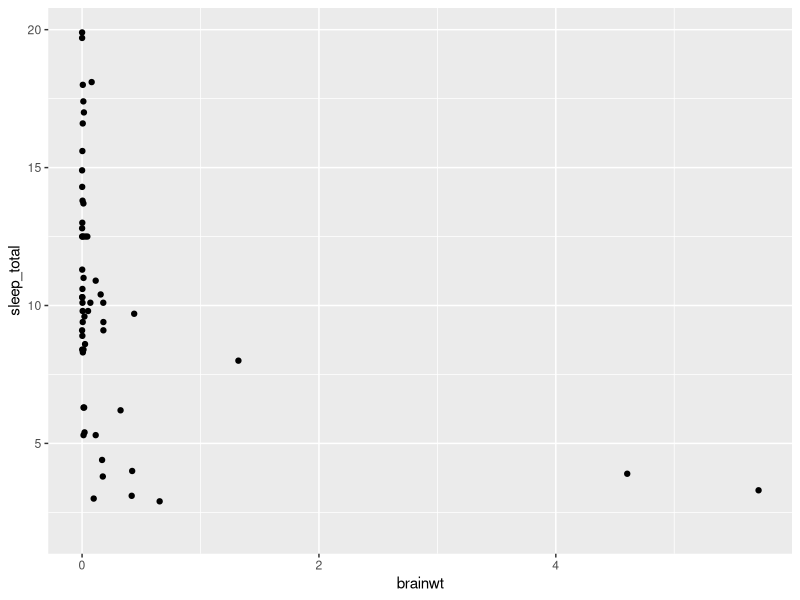
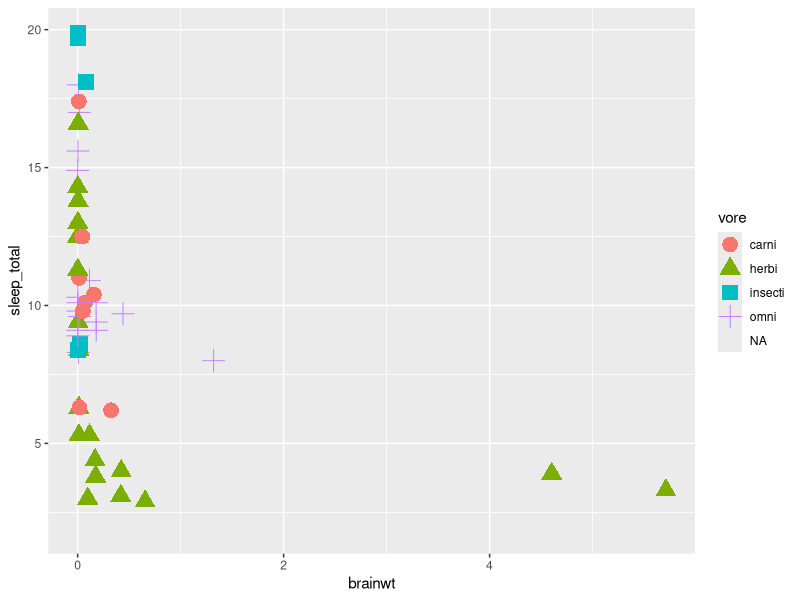
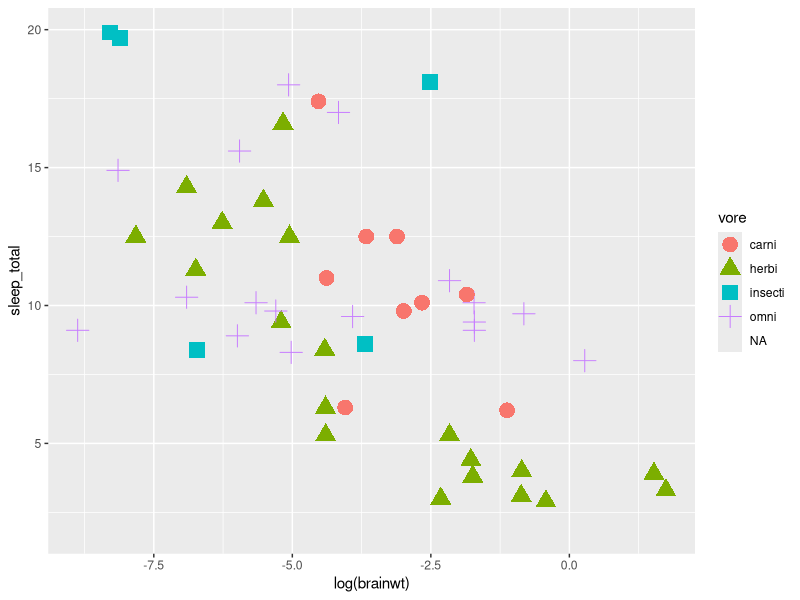
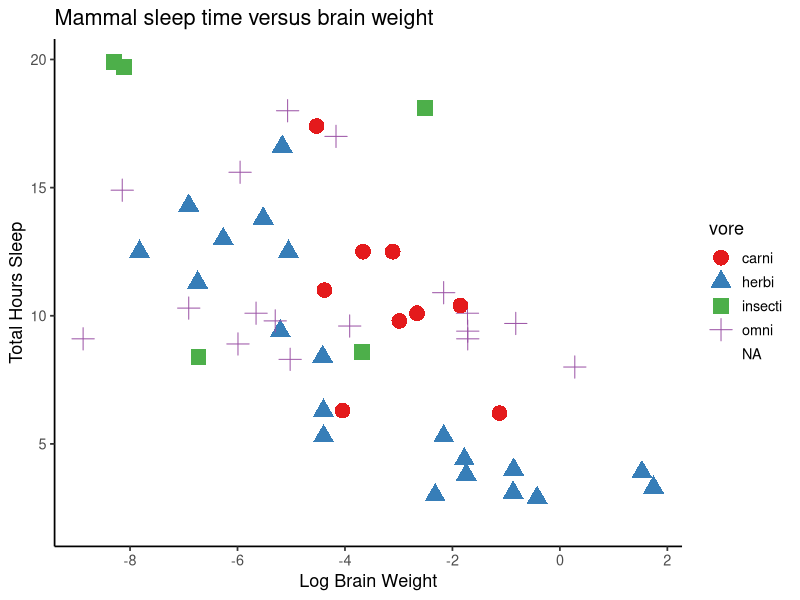
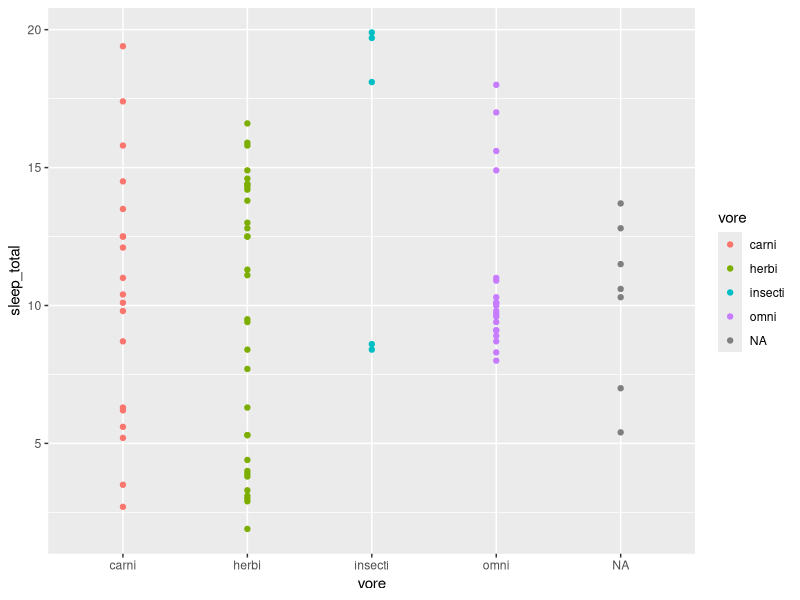
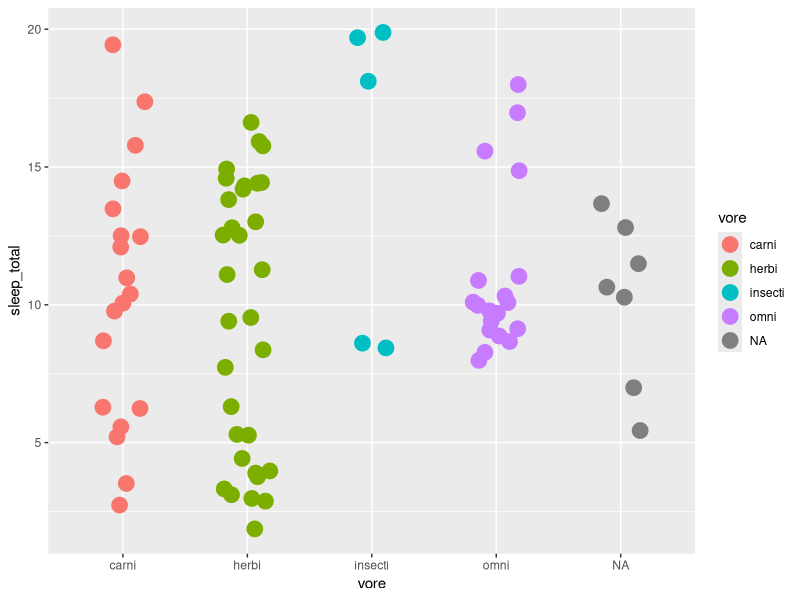
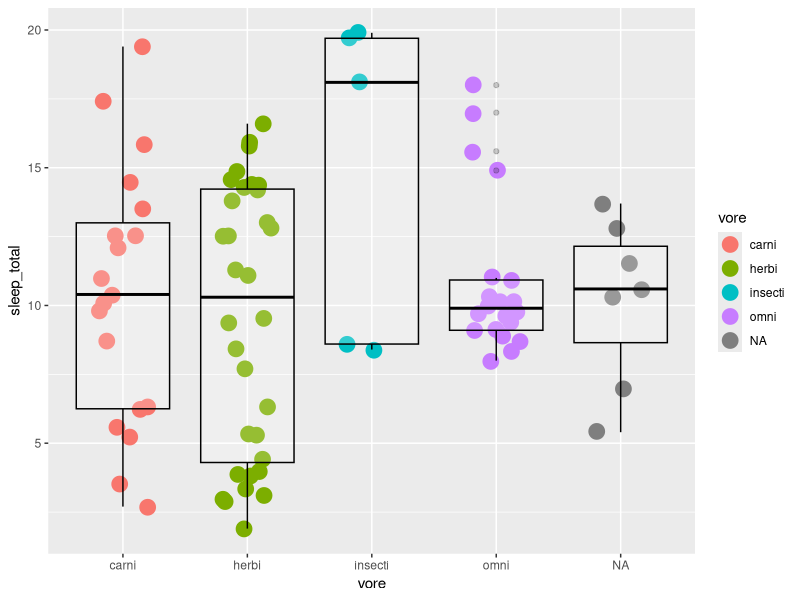
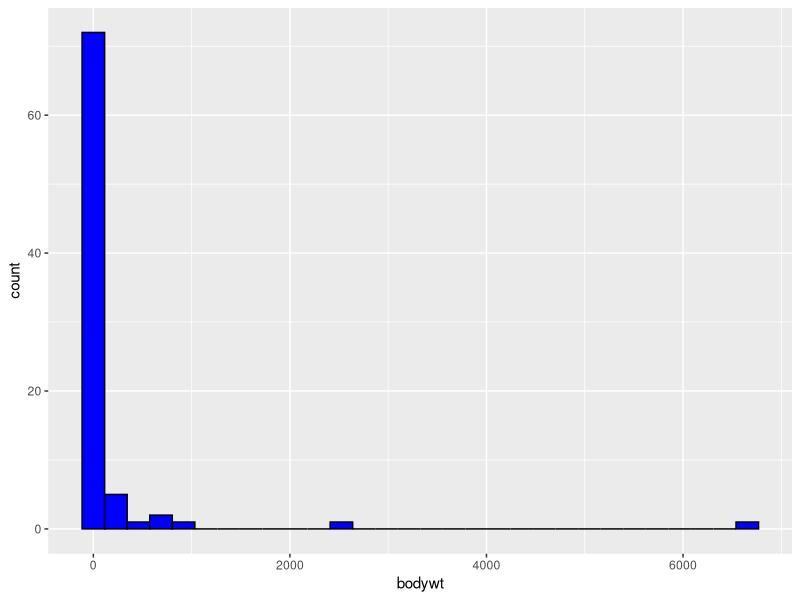

Here is the R script that generated these plots, in order:
############
###Exercises for ggplot2 AMAAS worshop
###########

#load required packages

require(knitr)
require(tidyverse)


#we will be using the msleep dataset that is included with ggplot. 
#This  file  contains  sleep habits of different animal species. It is a dataframe with 83 rows and 11 variables.
#original source: V. M. Savage and G. B. West. A quantitative, theoretical framework for understanding mammalian sleep. 
#Proceedings of the National Academy of Sciences, 104 (3):1051-1056, 2007.

#first explore the msleep dataset:

?msleep    #for variable definitions
View(msleep)   #full dataframe   83 obs x 11 variables
str(msleep)  #summary of each column

#The general form of a command will look like this:  MyGraph <- ggplot(MyData, aes(variable for x axis, variable for y axis))+geom()



#Say you want to look at the relationship between numbers of hours slept per day (sleep_total) and the weight of the animals brain (brainwt).

scatterplot<- ggplot(data=msleep, aes(x=brainwt, y=sleep_total))+geom_point()
scatterplot

#you can add a different colour for each trophic level, and change the size of the points
scatterplot<- ggplot(data=msleep, aes(x=brainwt, y=sleep_total, colour=vore, shape=vore))+geom_point(size=5)
scatterplot


#looks like there are a few orders of magnitude spread in brain weight in these animals. 
#Perhaps a log transform will make the data linear
scatterplot<- ggplot(data=msleep, aes(x=log(brainwt), y=sleep_total, colour=vore, shape=vore))+geom_point(size=5)
scatterplot

#some cosmetic changes to make the plot look more professional:

scatterplot<- ggplot(data=msleep, aes(x=log(brainwt), y=sleep_total, colour=vore, shape=vore))+geom_point(size=5)
scatterplot <- scatterplot + xlab("Log Brain Weight")+ylab("Total Hours Sleep")+ggtitle("Mammal sleep time versus brain weight") #axis titles
scatterplot <- scatterplot + scale_x_continuous(breaks=seq(-10, 4, 2))  #set x-axis breaks from -10 to 4 in steps of 2
scatterplot <- scatterplot + scale_colour_brewer(palette="Set1")   #you can set your own colour scheme or use premade "sets"
scatterplot <- scatterplot + theme_classic(base_size=13)  #I think the grey doesn't look very nice, theme_classic() or theme_bw() are popular
                                                          #there are many preset themes to choose from and customize things such as font or size
scatterplot


#Now lets try plotting a categorical variable on the x-axis
#We want to look at the average amount of sleep (sleep_total) per trophic level (vore).
sleepyvore <- ggplot(msleep, aes(x=vore, y=sleep_total, col=vore)) + geom_point() 
sleepyvore

#to prevent overlapping datapoints obscuring eachother, add some random noise using geom_jitter()
sleepyvore <- ggplot(msleep, aes(x=vore, y=sleep_total, col=vore)) + geom_jitter(position = position_jitter(width=0.2), size=5) #width determins how wide the jitter is
sleepyvore

#we can even overlay a boxplot if we want. Since we are overlaying the boxplots we need to make them transparant by specifying alpha between 0 and 1
sleepyvore <- sleepyvore + geom_boxplot(alpha=.2, colour="black")
sleepyvore

###########
##EXERCISES
##########

#1.A you want to know the distribution of body mass in your dataset. Visualise this using a geom_histogram()
#inside the geom, set an appropriate binwidth, colour to black, and fill to blue
ggplot(msleep, aes(x=bodywt)) + geom_histogram(colour="black", fill="blue")

#1.B. Everyone loves normal distributions, and bodywt is definitely not normal. 
#when plotting things over several orders of magnitude a log-transform works wonders.
#Generate the same plot but this time log-transformed bodywt
ggplot(msleep, aes(x=log(bodywt))) + geom_histogram(colour="black", fill="blue")

##2. You want to see if there are differences in sleep time between primates and non-primate mammals. Assess using a boxplot
#hint: First we have to create a new column for presence/absence of primate order using dplyr
msleep <- msleep %>%
  mutate(Primate = ifelse(order == "Primates", "Primate", "Non-primate"))

ggplot(msleep, aes(x=Primate, y=sleep_total, fill=Primate)) + geom_boxplot()

#3A Scatter plot log(brainwt) to sleep_total in the same scatter plot for primates and non primates. add a linear model using geom_smooth(method="lm")
bw_sleep <- ggplot(msleep, aes(x=log(brainwt), y=sleep_total, col=Primate)) + geom_point() + geom_smooth(method="lm")
bw_sleep

#3B use facet_grid(Primate~vore) to visualize the same relationship for trophic levels 

bw_sleep <- bw_sleep + facet_grid(Primate ~ vore)
bw_sleep

#4 Violin/bean plots are a variation on the theme of the boxplot. 
#They have the same structure but data density is mirrored by the shape of the body.
#make a violinplot (geom_violin) of log(body weight) for each trophic level
violinplot <- ggplot(msleep, aes(x=vore, y=log(bodywt)))+geom_violin()
violinplot

#4B plenty of room for improvement here. As you can see the data on the edges are trimmed by default.
#turn off trim inside the geom using trim=FALSE and fill the geom a nice colour using full= "xx" and a black edge using colour="xx"
violinplot <- ggplot(msleep, aes(x=vore, y=log(bodywt)))+geom_violin(trim=FALSE, fill="green", colour="black")
violinplot

#4C lets divide plots between primates and non-primates again. 
#This time, fill the violin plots with a different fill based on trophic level. 
violinplot <- ggplot(msleep, aes(x=vore, y=log(bodywt), fill=vore))+geom_violin(trim=FALSE) + facet_grid(~Primate)
violinplot

#5 plot the log of body weight on the x axis to brain weight on the y axis using a scatter plot. 
#In geom_smooth, Use different colours based on the taxonomic order and shape based on whether is is a primate or not
ggplot(msleep, aes(x=log(bodywt), y=log(brainwt))) + geom_point(size=3, aes(colour=order, shape=Primate))


#5B in the same plot, add a regression line for Primates and non-primates using geom_Smooth
ggplot(msleep, aes(x=log(bodywt), y=log(brainwt))) + geom_point(size=3, aes(colour=order, shape=Primate)) + geom_smooth(method="lm", aes(group=Primate))

#5C Finally, let's make the plot a bit prettier. Add appropriate labels to the axes and give the plot a title. 
#Have a look at different themes and select one you like
ggplot(msleep, aes(x=log(bodywt), y=log(brainwt))) + 
  geom_point(size=3, aes(colour=order, shape=Primate)) + 
  geom_smooth(method="lm", aes(group=Primate)) +
  xlab("Log body weight") +
  ylab("Log brain weight") +
  ggtitle("body size predicts brain size in primates and non-primate mammals") +
  theme_classic(base_size = 15)


#########
#Saving plots:
#########

#You can save plots using the export button above your plots in RStudio. However, you will have much more control over the plot properties
#if you use ggsave() which lets you set resolution, image name, type of image, etc.
#it takes the following arguments: ggsave(filename, plot = last_plot(), device = NULL, path = NULL,scale = 1, width = NA, height = NA, units = c("in", "cm", "mm"),dpi = 300, limitsize = TRUE, ...)
#example:
ggsave("bodybrain.png", width = 10, height=7, units = "in", dpi=300)
